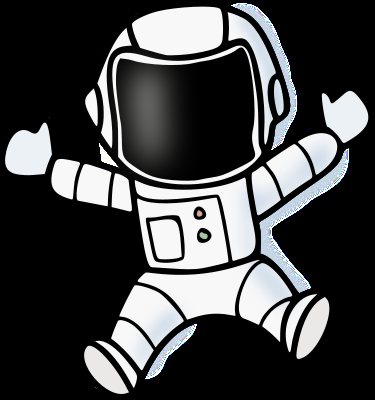
#> input picture python/jobsheet4/src/spaceman.png, 375 x 400 px, found by its file name
$ python 'citra512#2.py'
#> lines starting #> are read from the running program, lines starting #| are printed output that depends on the picture
import cv2
import numpy as np

# Buat citra berwarna hitam
citra = np.zeros((512, 512, 3), np.uint8)

# Baca gambar
spaceman = cv2.imread(r'C:\Raiya Yusuf Priatmojo\Praktik Penginderaan Visual Robot\python\jobsheet4\src\spaceman.png', -1)
#> spaceman is the input picture: shape (400, 375, 4); mean B, G, R, A 70.4, 69.5, 68.5, 123.4

if spaceman is None:
    print("Error: Gambar tidak ditemukan atau tidak dapat dibaca.")
else:
    # Potong gambar agar sesuai dengan ukuran citra hitam (512x512)
    jumBaris = min(spaceman.shape[0], 512)
#> jumBaris = 400
    jumKolom = min(spaceman.shape[1], 512)
#> jumKolom = 375
    spaceman = spaceman[0:jumBaris, 0:jumKolom, :]

    # Masukkan gambar ke dalam citra hitam
    citra[0:jumBaris, 0:jumKolom, :] = spaceman[:, :, 0:3]
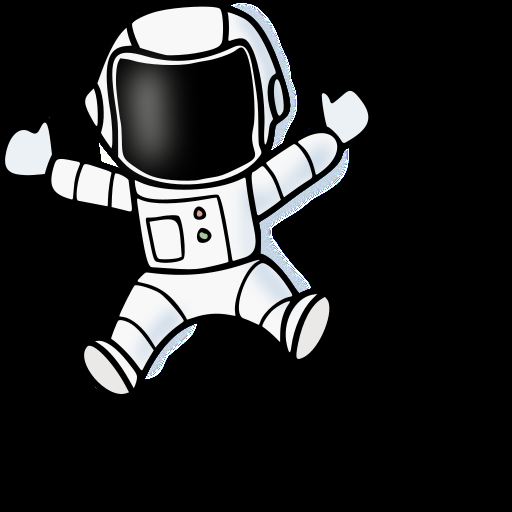
#> citra: shape (512, 512, 3); mean B, G, R 40.3, 39.7, 39.2

    # Tampilkan hasil
    cv2.imshow('Hasil', citra)
    cv2.waitKey(0)
    cv2.destroyAllWindows()
